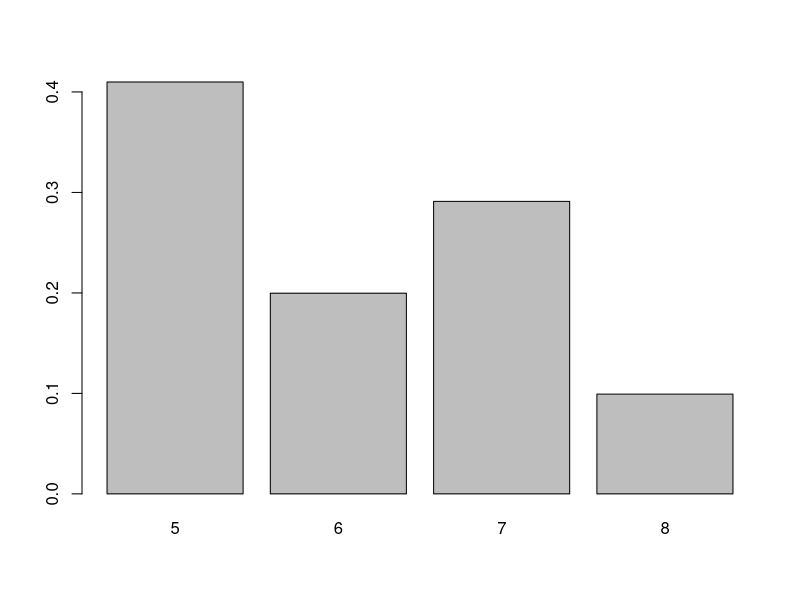
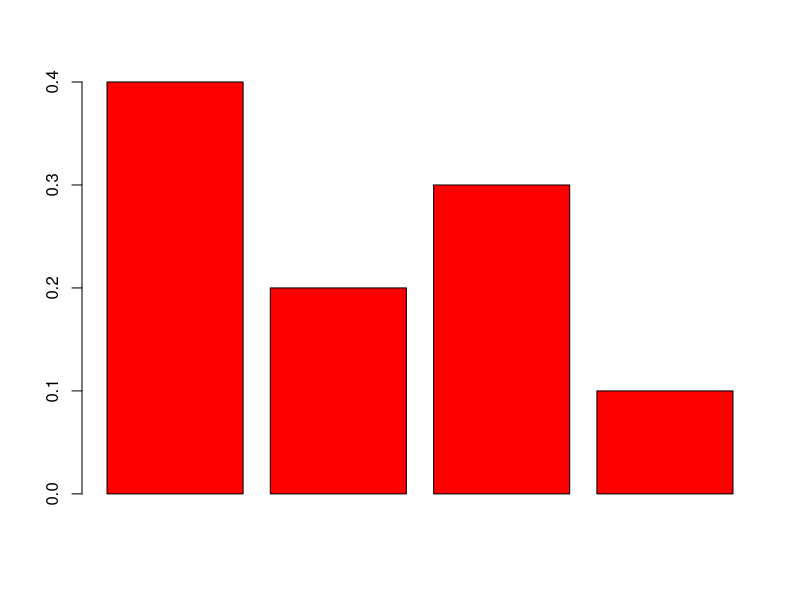
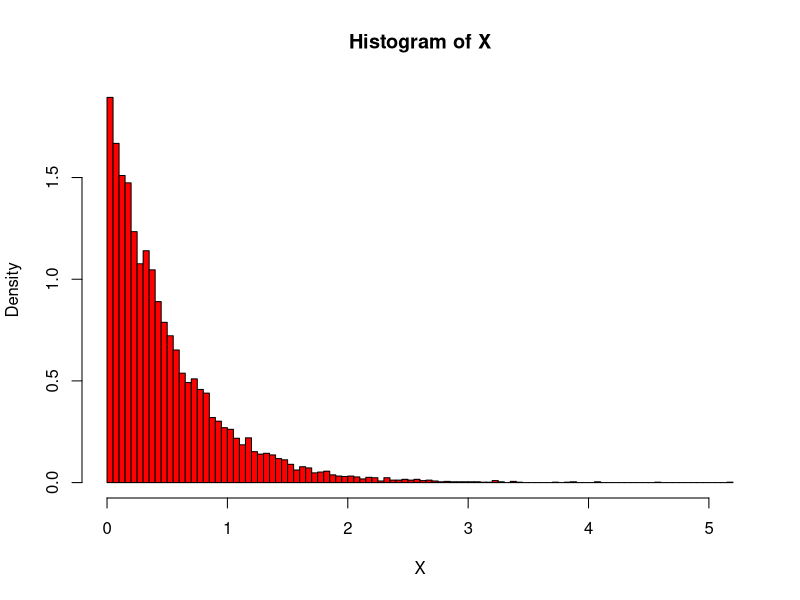
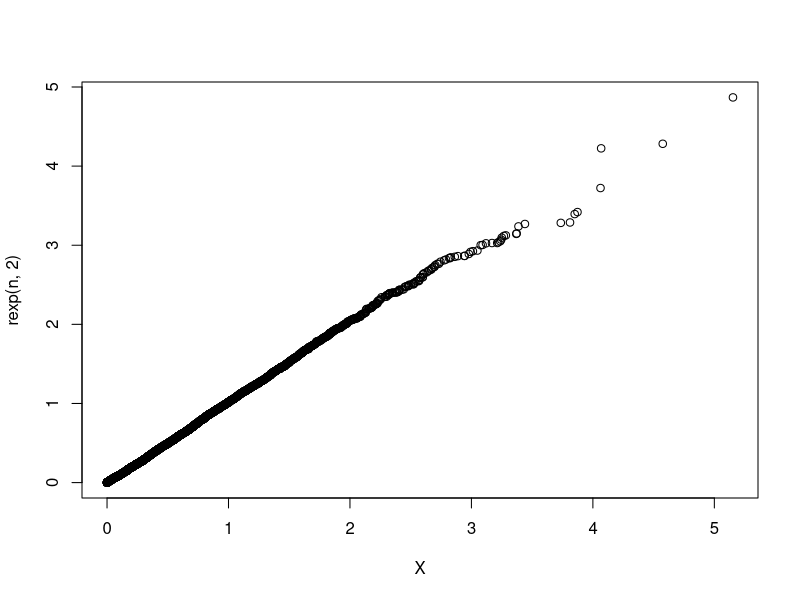
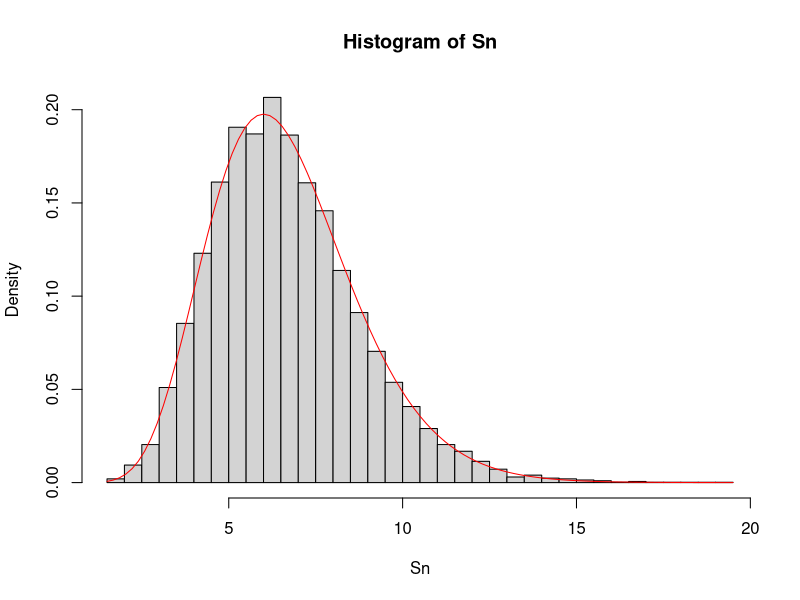
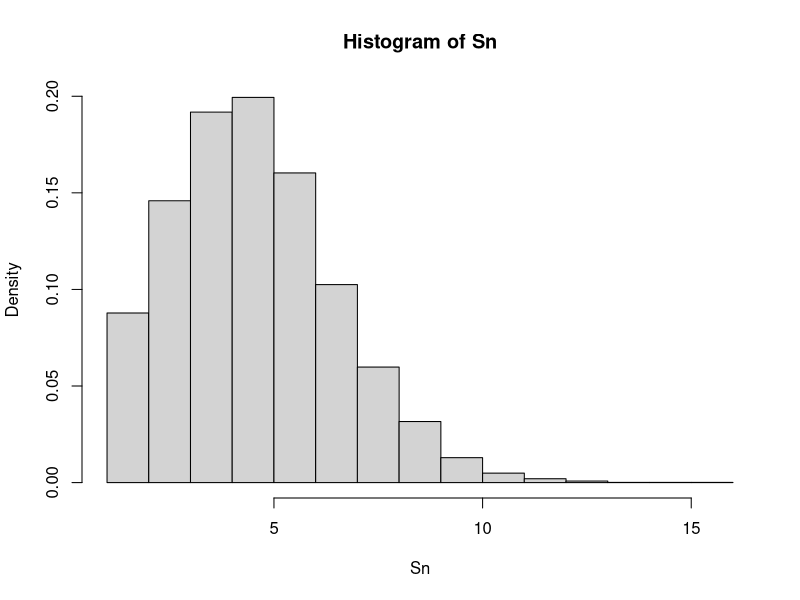
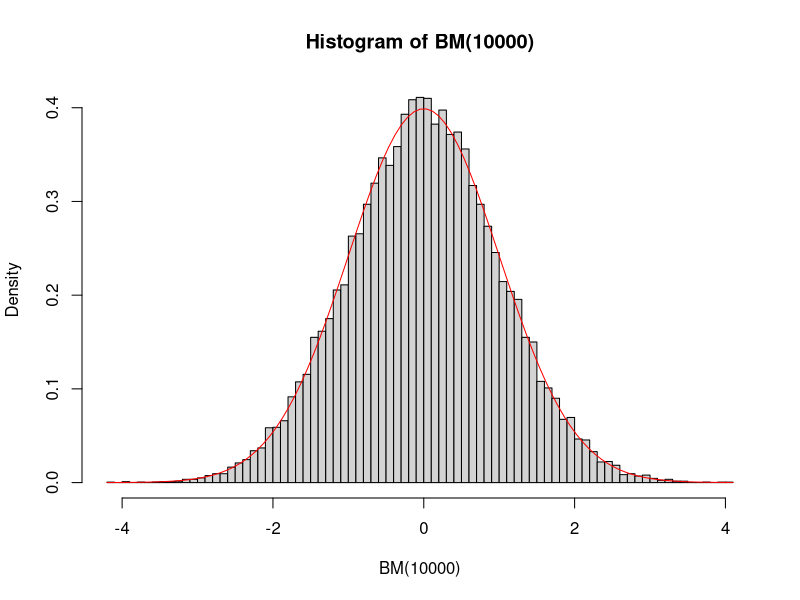
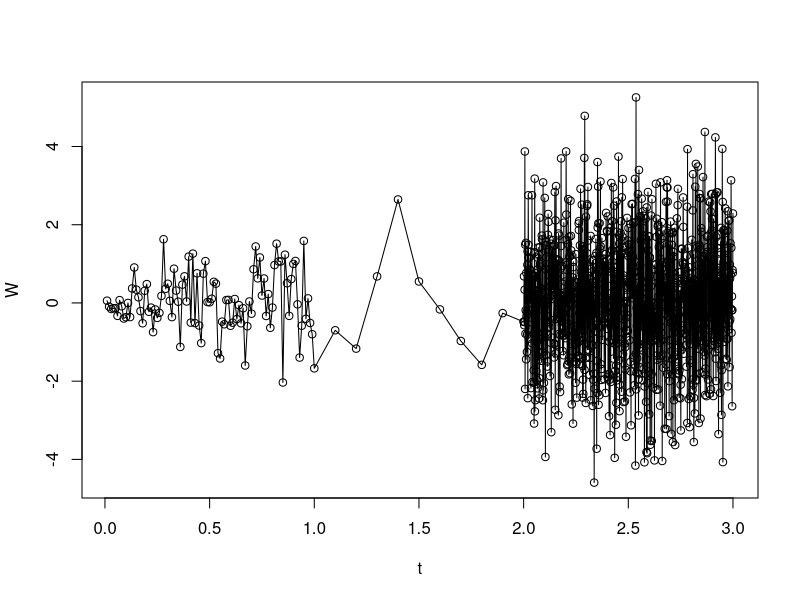

Recreate these plots in R, in order. (Note: this script raises an error after producing the figures.)
## ---- chunk 1
knitr::opts_chunk$set(echo = TRUE)
## ---- chunk 2
X <- runif(10000)
X <- 5*(X<=0.4) + 6*(0.4<X & X<=0.6) + 7*(0.6<X & X<=0.9) + 8*(0.9<X)
## ---- chunk 3
Y <- table(X)
V <- c(0.4,0.2,0.3,0.1)

barplot(Y/length(X))
barplot(V, col = 'red')
## ---- chunk 4
n <- 10000
Y <- runif(n)
X <- -1/2 * log(1-Y)
hist(X, breaks = 100,freq = FALSE,col='red')
qqplot(X,rexp(n,2))
## ---- chunk 5
lambda <- 1.5
n <- 10000
Sn <- numeric(n)

for (i in 1:n){
  p <- 1
  X <- -1/lambda * log(1- runif(10))
  Sn[i] <- sum(X)
}
hist(Sn, breaks = 50,freq = FALSE)
curve(dgamma(x,shape = 10,rate = lambda),add = TRUE, col = "red")
## ---- chunk 6
lambda <- 4
n <- 10000
Sn <- numeric(n)

for (i in (1:n)){
  p <- 1
  X <- -1/lambda * log(1- runif(1))
  while(X<=1){
    p <- p+1
    X <- X - 1/lambda * log(1- runif(1))
  }
  Sn[i] <- p
  p <- 1
}
hist(Sn,freq = FALSE)
## ---- chunk 7
BM <- function(n){
  U1 = runif(n)
  U2 = runif(n)
  return(c(sqrt(-2*log(U1)) * cos(2*pi*U2),sqrt(-2*log(U1)) * sin(2*pi*U2)))
}

hist(BM(10000), freq = FALSE, breaks = 100) 
curve(dnorm(x),add = TRUE, col = 'red')
## ---- chunk 8
n <- 1:1110

W0 <- 0
Brownian <- function(i) {
 return( (i >= 1 & i <= 100)*(i/100) + (i>=101 & i<=110)*(1 + (i-100)/10) + (i>=111 & i<=1110)*(2 + (i-110)/1000) ) 
}

t <- Brownian(n)
W <- W0 + sqrt(t) * rnorm(1110)
plot(t,W,type= "o")
## ---- chunk 9
n = 10000
f <- function(x){
  return(2/pi * sqrt(1-x**2) * (-1<=x & x <= 1))
}

M <- 4/pi
g <- function(x){
  return(1/2 * (-1<=x & x <= 1))
}

Y = NULL
while (length(Y) < n) {
  U <- runif(n)
  X <- runif(n,-1,1)
  fx <- f(X)
  gx <- g(X)
  Y <-append( Y , X[U <= fx/(M * gx)])
}

t <- seq(-1,1,1/n)


hist(Y, freq = FALSE)
lines(t,f(t),col="red")
## ---- chunk 10
n = 10000
f <- function(x,y){
  return(1/pi * (x**2+y**2 <= 1))
}

M <- 4/pi
g <- function(x,y){
  return(1/4 * (-1<=x & x <= 1) * (-1<=y & y <= 1))
}

x <- NULL
y <- NULL

while (length(x) < n) {
  U <- runif(1)
  X <- runif(1,-1,1)
  Y <- runif(1,-1,1)
  fx <- f(X,Y)
  gx <- g(X,Y)
  x <-append(x , X[U <= fx/(M * gx)])
  y <-append(y , Y[U <= fx/(M * gx)])
}

plot(x,y)
## ---- chunk 11

f <- function(x,b,mean,sd){
  return(
    1/(sqrt(2*pi*sd**2)*pnorm((mean - b)/sd))*exp(-1/2 * (mean - x)^2/sd**2) * (x>=b))
}

n <- 10000
mean <- 0
sd <- 2
b <- 2

M <- 1/pnorm((mean - b)/sd)
g <- function(x,mean,sd){
  return(1/sqrt(2*pi*sd**2)*exp(-1/2 * (mean - x)^2/sd**2))
}

x = numeric(0)
while (length(x) < n) {
  U <- runif(1)
  X <- rnorm(1,mean,sd)
  x <- append(x, X[U <= (f(X, b, mean, sd) / (M * g(X, mean, sd)))])
}

t <- seq(b,8,0.01)

hist(x, freq = FALSE, breaks = 50)
lines(t, f(t, b, mean, sd), col=rgb(180/255, 50/255, 213/255))
## ---- chunk 12

f2 <- function(x,b,lam){
  return(lam * exp(-lam*(x-b))*(x>=b))
}

n <- 10000
b <- 2
lam <- 1

M2 <- exp(lam*b)
g2 <- function(x,lam){
  return(lam * exp(-lam*x))
}

x = numeric(0)
while (length(x) < n) {
  U <- runif(1)
  X <- rexp(1,lam)
  x <- append(x, X[U <= (f2(X, b, lam) / (M2 * g2(X, lam)))])
}

t <- seq(b,8,0.01)

hist(x, freq = FALSE, breaks = 50)
lines(t, f2(t,b,lam), col=rgb(180/255, 50/255, 213/255))
## ---- chunk 13
pi1 <- function(n){
  U <- runif(n)
  return(4/n * sqrt(1 - U**2))
}
## ---- chunk 14
pi2 <- function(n){
  U1 <- runif(n)
  U2 <- runif(n)
  return(4/n * (U1**2 - U**2)<=1)
}
## ---- chunk 15
m <- 1000
n <- 150000

samp1 <- replicate(m,pi1(n))
samp2 <- replicate(m,pi2(n))

cat(sprintf("La moyenne par la methode 1 est %s et la variance est %s",mean(samp1),var(samp1)))
cat(sprintf("La moyenne par la methode 2 est %s et la variance est %s",mean(samp2),var(samp2)))
